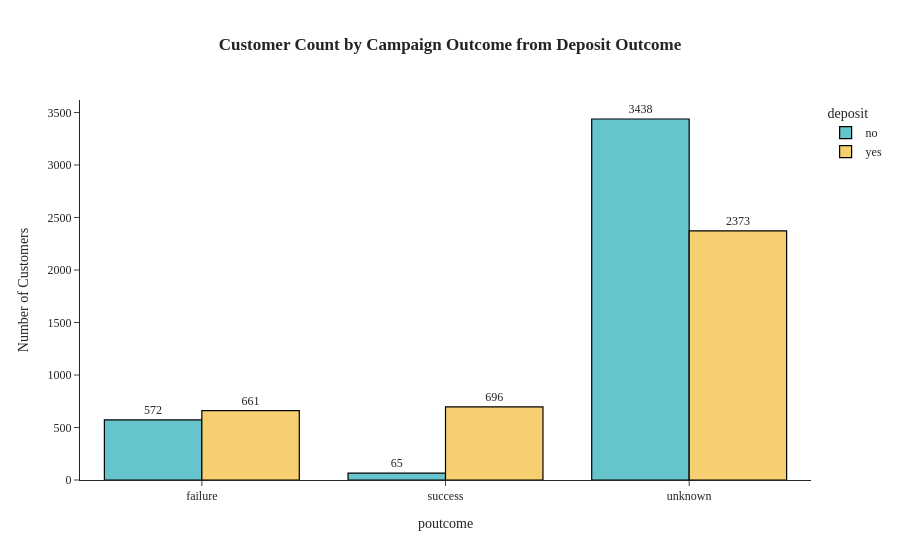

This figure's notebook cell:
### Markdown cell above
#### Uji hipotesis untuk poutcome

### Code cell
# tabel distribusi
print("Distribusi jumlah customer berdasarkan poutcome terhadap Deposit:")
jumlah_poutcome = df_eda.groupby('poutcome')['deposit'].value_counts()
proporsi_poutcome = df_eda.groupby('poutcome')['deposit'].value_counts(normalize=True)
display(pd.DataFrame({'Jumlah': jumlah_poutcome, 'Proporsi': proporsi_poutcome}))

poutcome_deposit_counts = df_eda.groupby(['poutcome', 'deposit']).size().reset_index(name='count')

# visualisasi bar chart
fig_poutcome = px.bar(poutcome_deposit_counts, x='poutcome', y='count', color='deposit', barmode='group',
             text='count', title='<b>Customer Count by Campaign Outcome from Deposit Outcome',
             template='simple_white', color_discrete_sequence=px.colors.qualitative.Pastel)
fig_poutcome.update_traces(marker=dict(line=dict(color='#000000', width=1.2)), textposition='outside')
fig_poutcome.update_layout(xaxis_title='poutcome',
                  yaxis_title='Number of Customers',
                  title_x=0.5,
                  font_family="Times New Roman",
                  title_font_family="Times New Roman")
display(fig_poutcome.show())

### Figure 1 — Plotly figure (JSON) as saved in the notebook; plotly's stock layout.template omitted (floating-point values rounded to 4 significant figures)
{"data": [{"alignmentgroup": "True", "hovertemplate": "deposit=no<br>poutcome=%{x}<br>count=%{text}<extra></extra>", "legendgroup": "no", "marker": {"color": "rgb(102, 197, 204)", "line": {"color": "#000000", "width": 1.2}, "pattern": {"shape": ""}}, "name": "no", "offsetgroup": "no", "orientation": "v", "showlegend": true, "text": [572.0, 65.0, 3438.0], "textposition": "outside", "type": "bar", "x": ["failure", "success", "unknown"], "xaxis": "x", "y": [572, 65, 3438], "yaxis": "y"}, {"alignmentgroup": "True", "hovertemplate": "deposit=yes<br>poutcome=%{x}<br>count=%{text}<extra></extra>", "legendgroup": "yes", "marker": {"color": "rgb(246, 207, 113)", "line": {"color": "#000000", "width": 1.2}, "pattern": {"shape": ""}}, "name": "yes", "offsetgroup": "yes", "orientation": "v", "showlegend": true, "text": [661.0, 696.0, 2373.0], "textposition": "outside", "type": "bar", "x": ["failure", "success", "unknown"], "xaxis": "x", "y": [661, 696, 2373], "yaxis": "y"}], "layout": {"barmode": "group", "font": {"family": "Times New Roman"}, "legend": {"title": {"text": "deposit"}, "tracegroupgap": 0}, "title": {"font": {"family": "Times New Roman"}, "text": "<b>Customer Count by Campaign Outcome from Deposit Outcome", "x": 0.5}, "xaxis": {"anchor": "y", "domain": [0, 1], "title": {"text": "poutcome"}}, "yaxis": {"anchor": "x", "domain": [0, 1], "title": {"text": "Number of Customers"}}}}
